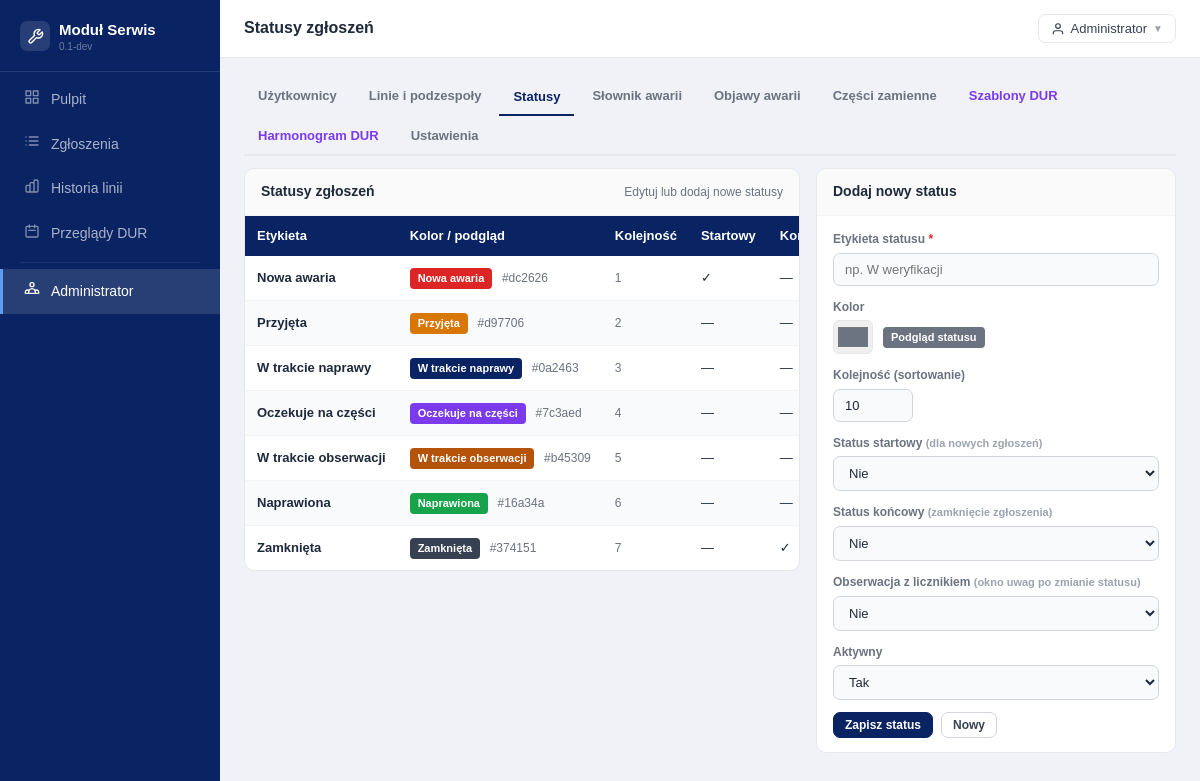
The app's page /index.php?route=admin_statuses (signed in) with its own data.
### tables this page shows
CREATE TABLE IF NOT EXISTS `failure_statuses` (
    `id` INT UNSIGNED NOT NULL AUTO_INCREMENT,
    `label` VARCHAR(150) NOT NULL,
    `color` VARCHAR(7) NOT NULL DEFAULT '#6c757d',
    `sort_order` INT UNSIGNED NOT NULL DEFAULT 0,
    `is_initial` TINYINT(1) NOT NULL DEFAULT 0,
    `is_final` TINYINT(1) NOT NULL DEFAULT 0,
    `is_observed` TINYINT(1) NOT NULL DEFAULT 0,
    `is_active` TINYINT(1) NOT NULL DEFAULT 1,
    `created_at` DATETIME NOT NULL DEFAULT CURRENT_TIMESTAMP,
    `updated_at` DATETIME NOT NULL DEFAULT CURRENT_TIMESTAMP ON UPDATE CURRENT_TIMESTAMP,
    PRIMARY KEY (`id`),
    KEY `idx_status_order` (`sort_order`),
    KEY `idx_status_initial` (`is_initial`),
    KEY `idx_status_active` (`is_active`)
);

### app/Controllers/AdminController.php (called while the page is built, shortened)
<?php
class AdminController
{
    public function statuses(): void
    {
        $statuses = (new StatusModel())->getAll();
        require BASE_PATH . '/templates/admin/statuses.php';
    }
}

### app/Core/Autoloader.php (called while the page is built, shortened)
<?php
class Autoloader
{
    private array $prefixes = [];
    public function addPrefix(string $prefix, string $baseDir, bool $prepend = false): void
    {
        $prefix = trim($prefix, '\\') . '\\';
        $baseDir = rtrim($baseDir, DIRECTORY_SEPARATOR) . DIRECTORY_SEPARATOR;
        if (!isset($this->prefixes[$prefix])) {
            $this->prefixes[$prefix] = [];
        }
        if ($prepend) {
            array_unshift($this->prefixes[$prefix], $baseDir);
        } else {
            $this->prefixes[$prefix][] = $baseDir;
        }
    }
    public function loadClass(string $class): string|false
    {
        foreach ($this->prefixes as $prefix => $baseDirs) {
            $relativeClass = substr($class, strlen($prefix));
            foreach ($baseDirs as $baseDir) {
                $file = $this->resolveFile($baseDir, $relativeClass);
                if ($file !== false) {
                    return $file;
                }
            }
        }
        return false;
    }
    private function resolveFile(string $baseDir, string $relativeClass): string|false
    {
        $file = $baseDir
            . str_replace('\\', DIRECTORY_SEPARATOR, $relativeClass)
            . '.php';
        if (is_file($file)) {
            return $file;
        }
        return false;
    }
}

### app/Helpers/Database.php (called while the page is built, shortened)
<?php
class Database
{
    private static ?\PDO $instance = null;
    public static function get(): \PDO
    {
        if (self::$instance === null) {
            $dsn = sprintf(
                'mysql:host=%s;dbname=%s;charset=%s',
                DB_HOST, DB_NAME, DB_CHARSET
            );
            self::$instance = new \PDO($dsn, DB_USER, DB_PASS, [
                \PDO::ATTR_ERRMODE            => \PDO::ERRMODE_EXCEPTION,
                \PDO::ATTR_DEFAULT_FETCH_MODE => \PDO::FETCH_ASSOC,
                \PDO::ATTR_EMULATE_PREPARES   => false,
            ]);
        }
        return self::$instance;
    }
}

### app/Models/StatusModel.php (called while the page is built, shortened)
<?php
class StatusModel extends BaseModel
{
    public function getAll(bool $activeOnly = false): array
    {
        $where = $activeOnly ? 'WHERE is_active = 1' : '';
        return $this->fetchAll("SELECT * FROM failure_statuses $where ORDER BY sort_order");
    }
}

### app/Models/BaseModel.php (called while the page is built, shortened)
<?php
abstract class BaseModel
{
    protected \PDO $db;
    public function __construct()
    {
        $this->db = Database::get();
    }
    protected function fetchAll(string $sql, array $params = []): array
    {
        $st = $this->db->prepare($sql);
        $st->execute($params);
        return $st->fetchAll();
    }
}

### app/Helpers/Helpers.php (called while the page is built, shortened)
<?php
class Helpers
{
    public static function e(mixed $v): string
    {
        return htmlspecialchars((string)($v ?? ''), ENT_QUOTES | ENT_HTML5, 'UTF-8');
    }
}

### templates/admin/statuses.php (the view, shortened to what this page needs)
<?php
require BASE_PATH . '/templates/shared/header.php';
?>
<div class="atabs mb2">
  <a href="<?= BASE_URL ?>/index.php?route=admin_users" class="atab">Użytkownicy</a>
  <a href="<?= BASE_URL ?>/index.php?route=admin_lines" class="atab">Linie i podzespoły</a>
  <button class="atab active" data-tab="statuses">Statusy</button>
  <a href="<?= BASE_URL ?>/index.php?route=admin_dictionary" class="atab">Słownik awarii</a>
  <a href="<?= BASE_URL ?>/index.php?route=admin_symptoms" class="atab">Objawy awarii</a>
  <a href="<?= BASE_URL ?>/index.php?route=admin_spare_parts" class="atab">Części zamienne</a>
  <a href="<?= BASE_URL ?>/index.php?route=admin_dur_tmpl" class="atab v">Szablony DUR</a>
  <a href="<?= BASE_URL ?>/index.php?route=admin_dur_sched" class="atab v">Harmonogram DUR</a>
  <a href="<?= BASE_URL ?>/index.php?route=admin_settings" class="atab">Ustawienia</a>
</div>
<div style="display:grid;grid-template-columns:1fr 360px;gap:16px;align-items:start;">
  <div class="card">
    <div class="card-head">
      <span class="card-title">Statusy zgłoszeń</span>
      <span class="muted fs-sm">Edytuj lub dodaj nowe statusy</span>
    </div>
    <div class="twrap">
      <table>
        <thead>
          <tr>
            <th>Etykieta</th>
            <th>Kolor / podgląd</th>
            <th>Kolejność</th>
            <th>Startowy</th>
            <th>Końcowy</th>
          </tr>
        </thead>
        <tbody>
          <?php foreach ($statuses as $s): ?>
            <tr>
              <td class="fw6"><?= Helpers::e($s['label']) ?></td>
              <td>
                <span class="badge" style="background:<?= Helpers::e($s['color']) ?>;color:#fff;">
                  <?= Helpers::e($s['label']) ?>
                </span>
                <span class="muted fs-sm" style="margin-left:6px;"><?= Helpers::e($s['color']) ?></span>
              </td>
              <td class="muted fs-sm"><?= $s['sort_order'] ?></td>
              <td><?= $s['is_initial'] ? '✓' : '—' ?></td>
              <td><?= $s['is_final']     ? '✓' : '—' ?></td>
            </tr>
          <?php endforeach; ?>
        </tbody>
      </table>
    </div>
  </div>
  <div class="card">
    <div class="card-head"><span class="card-title" id="statusFormTitle">Dodaj nowy status</span></div>
    <div class="card-body">
      <form method="POST" action="<?= BASE_URL ?>/index.php?route=admin_status_save">
        <div class="fg">
          <label class="flbl">Etykieta statusu <span class="req">*</span></label>
          <input class="fc" name="label" id="nsLabel" placeholder="np. W weryfikacji">
        </div>
        <div class="fg">
          <label class="flbl">Kolor</label>
          <div style="display:flex;align-items:center;gap:10px;">
            <input type="color" name="color" id="nsColor" value="#6b7280"
              style="width:40px;height:34px;padding:2px;border:1px solid #e5e7eb;border-radius:6px;cursor:pointer;">
            <span id="nsPreview" class="badge" style="background:#6b7280;color:#fff;">Podgląd statusu</span>
          </div>
        </div>
        <div class="fg">
          <label class="flbl">Kolejność (sortowanie)</label>
          <input class="fc" type="number" name="sort_order" id="nsOrder" value="10" style="width:80px;">
        </div>
        <div class="fg">
          <label class="flbl">Status startowy <span class="fhint" style="display:inline;">(dla nowych zgłoszeń)</span></label>
          <select class="fc" name="is_initial" id="nsInitial">
            <option value="0">Nie</option>
          </select>
        </div>
        <div class="fg">
          <label class="flbl">Status końcowy <span class="fhint" style="display:inline;">(zamknięcie zgłoszenia)</span></label>
          <select class="fc" name="is_final" id="nsFinal">
            <option value="0">Nie</option>
          </select>
        </div>
        <div class="fg">
          <label class="flbl">Obserwacja z licznikiem <span class="fhint" style="display:inline;">(okno uwag po zmianie statusu)</span></label>
          <select class="fc" name="is_observed" id="nsObserved">
            <option value="0">Nie</option>
          </select>
        </div>
        <div class="fg">
          <label class="flbl">Aktywny</label>
          <select class="fc" name="is_active" id="nsActive">
            <option value="1">Tak</option>
          </select>
        </div>
        <div style="display:flex;gap:8px;">
          <button type="submit" class="btn btn-p btn-sm">Zapisz status</button>
          <button type="button" class="btn btn-sm" onclick="resetStatusForm()">Nowy</button>
        </div>
      </form>
    </div>
  </div>
</div>
<?php require BASE_PATH . '/templates/shared/footer.php'; ?>

### templates/shared/header.php (style rules this page uses)
*, *::before, *::after { box-sizing: border-box; margin: 0; padding: 0; }
html, body { height: 100%; }
body { font-family: Arial, Helvetica, sans-serif; font-size: 14px; background: #f0f2f7; color: #1e293b; line-height: 1.55; }
a { color: #0a2463; text-decoration: none; }
.card { background: #fff; border: 1px solid #e5e7eb; border-radius: 10px; overflow: hidden; }
.card-head { padding: 12px 16px; border-bottom: 1px solid #f3f4f6; display: flex; align-items: center; justify-content: space-between; background: #fafafa; }
.card-title { font-size: 14px; font-weight: 700; color: #1e293b; }
.card-body { padding: 14px 16px; }
.btn { display: inline-flex; align-items: center; gap: 5px; padding: 7px 15px; border-radius: 7px; font-size: 13px; font-weight: 600; cursor: pointer; border: 1px solid #d1d5db; background: #fff; color: #374151; transition: background .12s; font-family: Arial, Helvetica, sans-serif; white-space: nowrap; text-decoration: none; }
.btn-p { background: #0a2463; color: #fff; border-color: #0a2463; }
.btn-sm { padding: 5px 11px; font-size: 12px; }
.fg { margin-bottom: 12px; }
.flbl { display: block; font-size: 12px; font-weight: 600; color: #6b7280; margin-bottom: 4px; }
.req { color: #dc2626; }
.fc { display: block; width: 100%; padding: 8px 11px; border: 1px solid #d1d5db; border-radius: 7px; font-size: 13px; color: #1e293b; background: #f9fafb; font-family: Arial, Helvetica, sans-serif; transition: border-color .12s; outline: none; }
.fhint { font-size: 11px; color: #9ca3af; margin-top: 3px; }
.twrap { overflow-x: auto; }
table { width: 100%; border-collapse: collapse; font-size: 13px; }
thead th { background: #0a2463; color: #fff; font-weight: 600; padding: 10px 12px; text-align: left; white-space: nowrap; border: none; }
td { padding: 9px 12px; border-bottom: 1px solid #f3f4f6; color: #1e293b; white-space: nowrap; vertical-align: middle; }
tbody tr:nth-child(even) td { background: #f9fafb; }
tbody tr:last-child td { border-bottom: none; }
.badge { display: inline-block; padding: 2px 8px; border-radius: 4px; font-size: 11px; font-weight: 600; white-space: nowrap; }
.atabs { display: flex; gap: 4px; flex-wrap: wrap; margin-bottom: 16px; border-bottom: 2px solid #e5e7eb; }
.atab { padding: 8px 14px; font-size: 13px; font-weight: 600; border: none; border-bottom: 2px solid transparent; background: none; color: #6b7280; cursor: pointer; font-family: Arial, Helvetica, sans-serif; margin-bottom: -2px; text-decoration: none; display: inline-block; }
.atab.active { color: #0a2463; border-bottom-color: #0a2463; }
.atab.v { color: #7c3aed; }
.mb2 { margin-bottom: 12px; }
.muted { color: #6b7280; }
.fs-sm { font-size: 12px; }
.fw6 { font-weight: 600; }

### records on screen
failure_statuses: label "Nowa awaria", color "#dc2626", sort_order "1"
failure_statuses: label "Przyjęta", color "#d97706", sort_order "2"
failure_statuses: label "W trakcie naprawy", color "#0a2463", sort_order "3"
failure_statuses: label "Oczekuje na części", color "#7c3aed", sort_order "4"
failure_statuses: label "W trakcie obserwacji", color "#b45309", sort_order "5"
failure_statuses: label "Naprawiona", color "#16a34a", sort_order "6"
failure_statuses: label "Zamknięta", color "#374151", sort_order "7"

### other values on screen
$appName "Moduł Serwis"
$appVersion "0.1-dev"
Helpers::e($item['label']) "Pulpit"
Helpers::e($item['label']) "Zgłoszenia"
Helpers::e($item['label']) "Historia linii"
Helpers::e($item['label']) "Przeglądy DUR"
Helpers::e($item['label']) "Administrator"
Helpers::e($pageTitle ?? 'Moduł Serwis') "Statusy zgłoszeń"
Helpers::e($user['name']) "Administrator"
